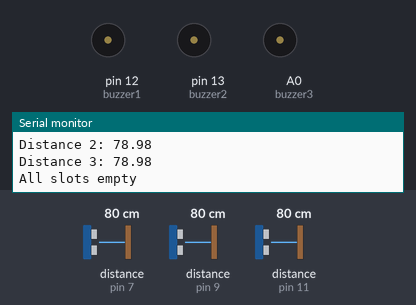
The sketch below on a simulated Arduino Uno, built with avr-gcc and run on an emulated ATmega328P. Parts: buzzer (waves = sounding, pin HIGH), the last lines printed to the serial monitor. Wiring (inferred from the names in the program): 3 × ultrasonic range finder: trigger pin 6, echo pin 7 / trigger pin 8, echo pin 9 / trigger pin 10, echo pin 11. The test bench sets the inputs (shaded band); at power-on: distance to the obstacle (sensors on pin 7, pin 9, pin 11) 80 cm. The echo pulse lasts 58.3 µs per cm; pins used as bus, display or sensor lines are not drawn.

Above: at 1.6 s.
1.7 s: distance to the obstacle (sensor on pin 7) set to 36 cm
3.6 s: distance to the obstacle (sensor on pin 7) set to 29 cm
At 5.2 s:
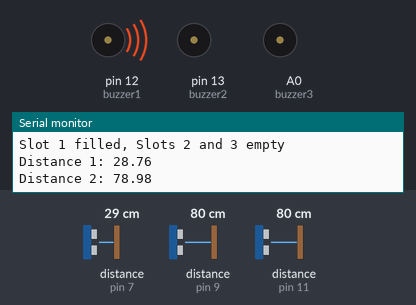
5.5 s: distance to the obstacle (sensor on pin 9) set to 36 cm
7.1 s: distance to the obstacle (sensor on pin 9) set to 29 cm
At 8.6 s:
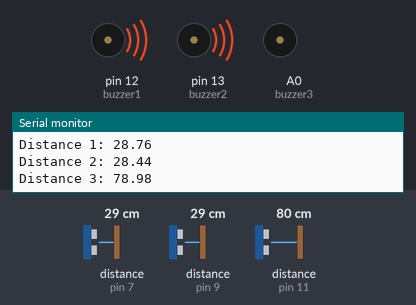
9.0 s: distance to the obstacle (sensor on pin 11) set to 34 cm
10.5 s: distance to the obstacle (sensor on pin 11) set to 29 cm
At 11.5 s:
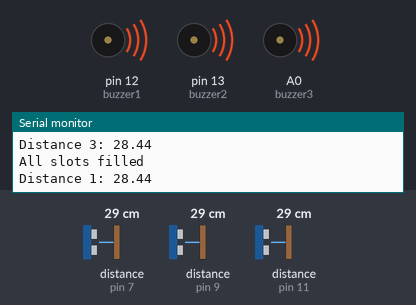
Timing chart, 0 to 13.4 s (numbered marks = the images above; inputs shaded):
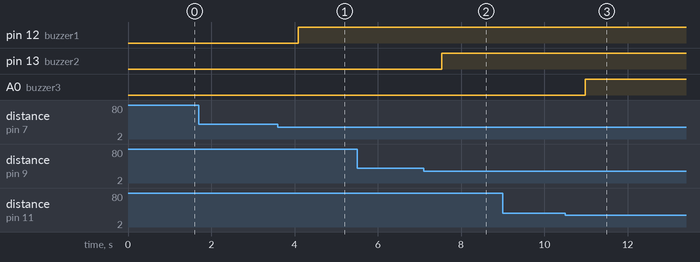

Measured:
- the behaviour switches between 33 and 32 cm on distance to the obstacle (sensor on pin 7) (found by bisection; images 0 and 1)
- the behaviour switches between 33 and 32 cm on distance to the obstacle (sensor on pin 9) (found by bisection; images 1 and 2)
- the behaviour switches between 33 and 32 cm on distance to the obstacle (sensor on pin 11) (found by bisection; images 2 and 3)
- after the input at 3.6 s, pin 12 (buzzer1): LOW → HIGH after 0.48 s
- after the input at 7.1 s, pin 13 (buzzer2): LOW → HIGH after 0.44 s
- after the input at 10.5 s, A0 (buzzer3): LOW → HIGH after 0.48 s

The sketch:

sketch.ino
```cpp
#define trigPin1 6
#define echoPin1 7
#define trigPin2 8
#define echoPin2 9
#define trigPin3 10
#define echoPin3 11
#define buzzer1 12
#define buzzer2 13
#define buzzer3 A0

bool bool1 = false;
bool bool2 = false;
bool bool3 = false;

long readUltrasonicDistance(int triggerPin, int echoPin) {
  digitalWrite(triggerPin, LOW);
  delayMicroseconds(2);
  digitalWrite(triggerPin, HIGH);
  delayMicroseconds(10);
  digitalWrite(triggerPin, LOW);
  pinMode(echoPin, INPUT);
  long duration = pulseIn(echoPin, HIGH, 10000);  // Timeout after 10 ms
  if (duration == 0) {
    return -1;  // No pulse received within timeout
  }
  return duration;
}

void firstsensor() {
  float distance1 = (readUltrasonicDistance(trigPin1, echoPin1) * 0.034) / 2;
  Serial.print("Distance 1: ");
  Serial.println(distance1);
  if (distance1 == -1) {
    Serial.println("Sensor 1 timeout");
  }
  if (distance1 >= 32 || distance1 <= 0.2 || distance1 == -1) {
    bool1 = false;
    digitalWrite(buzzer1, LOW);
  } else {
    bool1 = true;
    digitalWrite(buzzer1, LOW);
    if (distance1 <= 40) {
      digitalWrite(buzzer1, HIGH);
    }
  }
}

void secondsensor() {
  float distance2 = (readUltrasonicDistance(trigPin2, echoPin2) * 0.034) / 2;
  Serial.print("Distance 2: ");
  Serial.println(distance2);
  if (distance2 == -1) {
    Serial.println("Sensor 2 timeout");
  }
  if (distance2 >= 32 || distance2 <= 0.2 || distance2 == -1) {
    bool2 = false;
    digitalWrite(buzzer2, LOW);
  } else {
    bool2 = true;
    digitalWrite(buzzer2, LOW);
    if (distance2 <= 40) {
      digitalWrite(buzzer2, HIGH);
    }
  }
}

void thirdsensor() {
  float distance3 = (readUltrasonicDistance(trigPin3, echoPin3) * 0.034) / 2;
  Serial.print("Distance 3: ");
  Serial.println(distance3);
  if (distance3 == -1) {
    Serial.println("Sensor 3 timeout");
  }
  if (distance3 >= 32 || distance3 <= 0.2 || distance3 == -1) {
    bool3 = false;
    digitalWrite(buzzer3, LOW);
  } else {
    bool3 = true;
    digitalWrite(buzzer3, LOW);
    if (distance3 <= 40) {
      digitalWrite(buzzer3, HIGH);
    }
  }
}

void setup() {
  Serial.begin(9600);
  pinMode(trigPin1, OUTPUT);
  pinMode(echoPin1, INPUT);
  pinMode(trigPin2, OUTPUT);
  pinMode(echoPin2, INPUT);
  pinMode(trigPin3, OUTPUT);
  pinMode(echoPin3, INPUT);
  pinMode(buzzer1, OUTPUT);
  pinMode(buzzer2, OUTPUT);
  pinMode(buzzer3, OUTPUT);
  digitalWrite(buzzer1, LOW);
  digitalWrite(buzzer2, LOW);
  digitalWrite(buzzer3, LOW);
}

void loop() {
  firstsensor();
  delay(200);
  secondsensor();
  delay(200);
  thirdsensor();
  delay(200);

  if (!bool1 && !bool2 && !bool3) {
    Serial.println("All slots empty");
  } else if (bool1 && !bool2 && !bool3) {
    Serial.println("Slot 1 filled, Slots 2 and 3 empty");
  } else if (!bool1 && bool2 && !bool3) {
    Serial.println("Slot 2 filled, Slots 1 and 3 empty");
  } else if (bool1 && bool2 && !bool3) {
    Serial.println("Slots 1 and 2 filled, Slot 3 empty");
  } else if (!bool1 && !bool2 && bool3) {
    Serial.println("Slot 3 filled, Slots 1 and 2 empty");
  } else if (bool1 && !bool2 && bool3) {
    Serial.println("Slots 1 and 3 filled, Slot 2 empty");
  } else if (!bool1 && bool2 && bool3) {
    Serial.println("Slots 2 and 3 filled, Slot 1 empty");
  } else {
    Serial.println("All slots filled");
  }

  delay(200);
}
```
